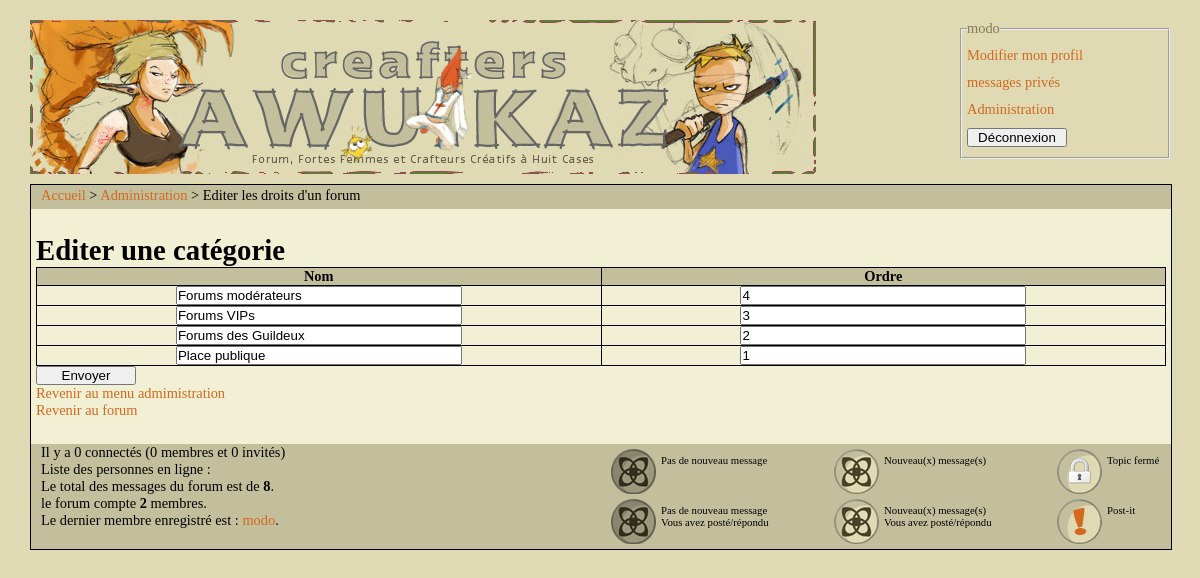
Page /?page=admin&cat=edit_categorie (signed in) on the committed database.
### tables this page shows
CREATE TABLE IF NOT EXISTS `categorie` (
  `cat_id` int(11) NOT NULL auto_increment,
  `cat_nom` varchar(50) NOT NULL,
  `cat_ordre` int(11) NOT NULL,
  PRIMARY KEY  (`cat_id`)
);

CREATE TABLE IF NOT EXISTS `membres` (
  `membre_id` int(11) NOT NULL auto_increment,
  `membre_pseudo` varchar(50) NOT NULL,
  `membre_mdp` varchar(32) NOT NULL,
  `membre_email` varchar(100) NOT NULL,
  `membre_msn` varchar(100) NOT NULL,
  `membre_siteweb` varchar(100) NOT NULL,
  `membre_avatar` varchar(100) NOT NULL,
  `membre_signature` varchar(250) NOT NULL,
  `membre_localisation` varchar(100) NOT NULL,
  `membre_inscrit` int(11) NOT NULL,
  `membre_derniere_visite` int(11) NOT NULL,
  `membre_rang` tinyint(4) NOT NULL default '2',
  `membre_post` int(11) NOT NULL,
  `membre_verif` int(11) NOT NULL default '0',
  `membre_code` int(11) NOT NULL default '0',
  `membre_occup` varchar(100) NOT NULL,
  `membre_email_visible` int(11) NOT NULL default '0',
  PRIMARY KEY  (`membre_id`)
);

### index.php (called while the page is built, shortened)
<?php
include("includes/fonctions.php");
include("displayManager.php");
?>

### includes/fonctions.php (called while the page is built, shortened)
<?php
function verif_auth($auth_necessaire)
{
    if($_SESSION['connected'])
        $auth = intval($_SESSION['level']);
    else
        $auth = 1;
    if ($auth_necessaire <= $auth)
        return true;
    else
        return false;
}
?>

### admin.php (the view, shortened to what this page needs)
<?php
if ($_SESSION['connected'])
{
    if (verif_auth(LEVEL_MODO))
    {
        echo '<div id="administration" >';
        $cat = ((isset($_GET['cat']))? stripslashes(htmlspecialchars($_GET['cat'])): '');
        switch($cat)
        {
                            ?>
                        <?php
            case 'edit_categorie':
                echo '<h1>Editer une catégorie</h1>';
                if (isset($_POST['submit']))
                {
                    $query = 'SELECT *
                                FROM categorie';
                    $result = mysql_query($query) or die(mysql_error());
                    foreach ($_POST['nom'] as $catId => $nom)
                    {
                        $titre = mysql_real_escape_string($nom);
                        $ordre = intval($_POST['ordre'][$catId]);
                        mysql_data_seek($result, 0);
                        while ($data = mysql_fetch_assoc($result))
                        {
                            if ($catId == $data['cat_id'])
                            {
                                $test = ($titre != $data['cat_nom']
                                        || $ordre != $data['cat_ordre']);
                                if ($test)
                                {
                                    $query = 'UPDATE categorie
                                                SET cat_nom = "'.$titre.'",
                                                    cat_ordre = "'.$ordre.'"
                                                WHERE cat_id = "'.intval($catId).'"';
                                    mysql_query($query) or die(mysql_error());
                                    echo'<p>La catégorie '.$data['cat_nom'].' a été modifiée !</p>';
                                }
                            }
                        }
                    }
                }
                else
                {
                    $query = 'SELECT cat_id,
                                    cat_nom,
                                    cat_ordre
                                        FROM categorie
                                        ORDER BY cat_ordre DESC';
                    $result = mysql_query($query) or die(mysql_error());
                    if (mysql_num_rows($result) != 0)
                    {
                        echo '<form method="post" action="?page=admin&cat=edit_categorie">';
                        ?>
                <table id="edit_categorie" >
                    <tr>
                        <th>Nom</th>
                        <th>Ordre</th>
                    </tr>
                    <?php
                        while($data = mysql_fetch_assoc($result))
                        {
                            echo '<tr>';
                            echo '<td><input type="text" name="nom['.$data['cat_id'].']" value="'.stripslashes(htmlspecialchars($data['cat_nom'])).'" /></td>';
                            echo '<td><input type="text" name="ordre['.$data['cat_id'].']" value="'.$data['cat_ordre'].'" /></td>';
                            echo '</tr>';
                        }
                        echo '</table>';
                        echo '<p><input type="submit" name="submit" value="Envoyer"></p>';
                        echo '</form>';
                    }
                    else
                    {
                        echo '<p>Aucune catégorie n\' a été créée !</p>';
                        echo '<p>Veuillez créer au moins <a href="?page=admin&cat=creer&c=c" >une catégorie</a> avant de continuer.</p>';
                    }
                }
                echo '<p><a href="?page=admin" >Revenir au menu admimistration</a><br/>';
                echo '<a href="index.php" >Revenir au forum</a></p>';
                break;
                            ?>
                    <?php
        }
        echo '</div>';
    }
    else
    {
        echo '<p>Vous n\'avez pas l\'autorisation d\'acceder à cette page</p>';
    }
}
?>

### displayManager.php (shortened to what this page needs)
<!DOCTYPE html PUBLIC "-//W3C//DTD XHTML 1.0 Strict//EN" "http://www.w3.org/TR/xhtml1/DTD/xhtml1-strict.dtd">
<html xmlns="http://www.w3.org/1999/xhtml" xml:lang="fr" >
    <head>
        <link rel="stylesheet" media="screen" type="text/css" title="Design" href="./css/design.css" />
    </head>
    <body>
        <div id="page" >
            <div id="connexion" >
<?php
$page = ((isset($_GET['page']))? stripslashes(htmlspecialchars($_GET['page'])): 'accueil');
if ($_SESSION['connected'])
{
    ?>
                    <form method="post" action="index.php">
                        <fieldset>
                            <legend><?php echo stripslashes(htmlspecialchars($_SESSION['pseudo'])); ?></legend>
                            <p>
    <?php
    echo '<ul>';
    echo '<li><a href="?page=vp&action=modifier">Modifier mon profil</a></li>';
    echo '<li><a href="?page=mp">messages privés</a></li>';
    if (verif_auth(LEVEL_MODO))
    {
        echo '<li><a href ="?page=admin">Administration</a></li>';
    }
    echo '</ul>';
    ?>
                            </p>
                            <p>
                                <input type="submit" value="Déconnexion" name="deconnexion" /><br/>
                            </p>
                        </fieldset>
                    </form>
    <?php
}
echo '</div>';
echo '<div id="banniere"></div>';
echo '<div id="corps">';
include ('fildarianne.php');
echo '<div id="corps_forum">';
switch ($page)
{
    case 'admin':
        include("admin.php");
        break;
}
echo '</div>';
$query = 'SELECT count(post_id) AS nbMessages
            FROM post';
$result = mysql_query($query) or die (mysql_error());
$data = mysql_fetch_assoc($result);
$nbMessage = $data['nbMessages'];
$query = 'SELECT count(membre_id) AS nbMembres
                    FROM membres';
$result = mysql_query($query) or die (mysql_error());
$data = mysql_fetch_assoc($result);
$nbMembres = $data['nbMembres'];
$query = "SELECT membre_pseudo,
                membre_id
                    FROM membres
                    ORDER BY membre_id DESC
                    LIMIT 0, 1";
$result = mysql_query($query) or die (mysql_error());
$data = mysql_fetch_assoc($result);
$derniermembre = stripslashes(htmlspecialchars($data['membre_pseudo']));
$query = 'SELECT COUNT(*) AS nbr_visiteurs
            FROM whosonline
            WHERE online_id = 0';
$result = mysql_query($query) or die (mysql_error());
$count_visiteurs = mysql_result($result,0);
$query = 'SELECT membre_id,
                membre_pseudo
                    FROM whosonline
                    LEFT JOIN membres ON membre_id = online_id
                    WHERE online_time > '.TIME_MAX;
$result = mysql_query($query) or die (mysql_error());
$count_membres = mysql_num_rows($result);
$count_online = $count_visiteurs + $count_membres;
?>
            <div id="footer" >
                <table>
                    <tr>
                        <td>
                            <img src="images/message.png" alt="message" class="left" />
                            <div>Pas de nouveau message</div>
                        </td>
                        <td>
                            <img src="images/message_non_lu.png" alt="message" class="left" />
                            <div>Nouveau(x) message(s)</div>
                        </td>
                        <td class="w20" >
                            <img src="images/locked.png" alt="message" class="left" />
                            <div>Topic fermé</div>
                        </td>
                    </tr>
                    <tr>
                        <td>
                            <img src="images/messagep_lu.png" alt="message" class="left" />
                            <div>Pas de nouveau message<br/>
                            Vous avez posté/répondu</div>
                        </td>
                        <td>
                            <img src="images/messagep_non_lu.png" alt="message" class="left" />
                            <div>Nouveau(x) message(s)<br/>
                            Vous avez posté/répondu</div>
                        </td>
                        <td class="w20" >
                            <img src="images/postit.png" alt="message" class="left" />
                            <div>Post-it</div>
                        </td>
                    </tr>
                </table>
<?php
echo '<p>Il y a '.$count_online.' connectés ('.$count_membres.' membres et '.$count_visiteurs.' invités)<br/>';
echo 'Liste des personnes en ligne : ';
while ($data = mysql_fetch_assoc($result))
{
    echo '<a href="?page=vp&m='.$data['membre_id'].'&action=consulter">'.stripslashes(htmlspecialchars($data['membre_pseudo'])).'</a> ';
}
echo '<br/>';
echo 'Le total des messages du forum est de <strong>'.$nbMessage.'</strong>.<br/>';
echo 'le forum compte <strong>'.$nbMembres.'</strong> membres.<br/>';
echo 'Le dernier membre enregistré est : <a href="?page=vp&m='.$data['membre_id'].'&action=consulter">'.$derniermembre.'</a>.</p>';
?>
            </div>
        </div>
    </body>
</html>

### css/design.css (style rules this page uses)
* { margin: 0px; padding: 0px; }
a { text-decoration: none; color : #d2691e; }
ul { list-style-type: none; }
table { width: 100%; border: 1px solid black; border-collapse: collapse; }
th { border: 1px solid black; background-color : #c3bf9d; }
td { border: 1px solid black; }
input { width: 100px; }
table tr td input, table tr td textarea { width: 80%; }
.left { float: left; }
.w20 { width: 20%; }
body { font-family: "verdana", "times new roman", times, serif; font-size: 90%; background-color: #dfdab3; min-width: 1000px; width: 95%; margin: auto; }
#page { margin-top: 20px; margin-bottom: 20px; }
#banniere { width: 786px; height: 154px; background-position: center; margin-bottom: 10px; background-image:url(../images/banner.jpg); }
#connexion { width: 210px; float: right; }
#connexion fieldset { padding: 0px 0px 10px 5px; color: #807b59; }
#connexion legend { margin-bottom: 10px; color: #807b59; }
#connexion p { color: black; }
#connexion ul { margin-bottom: 10px; }
#connexion ul li { margin-bottom: 10px; }
#corps { border: 1px solid black; width: 100%; margin-top: 10px; background-color: #f1efd4; clear: both; }
#corps_forum { clear: both; padding: 5px; }
#footer { background-color: #c3bf9d; padding-left: 10px; margin-top: 20px; }
#footer table { width: 50%; float: right; font-size: 75%; border: none; border-collapse: separate; border-spacing: 5px; }
#footer table td { width: 40%; border: none; }
#footer table td div { margin-top: 5px; margin-left: 50px; }
#administration table { text-align: center; }
#administration #edit_categorie input { width: 50%; }

### rows in the picture
categorie: cat_nom "Forums modérateurs", cat_ordre "4"
categorie: cat_nom "Forums VIPs", cat_ordre "3"
categorie: cat_nom "Forums des Guildeux", cat_id+cat_ordre "2"
categorie: cat_nom "Place publique", cat_id+cat_ordre "1"
membres: membre_pseudo "modo"

### other values in the picture
$_SESSION['pseudo'] "modo"
$count_online "0"
$count_membres "0"
$count_visiteurs "0"
$nbMessage "8"
$nbMembres "2"
